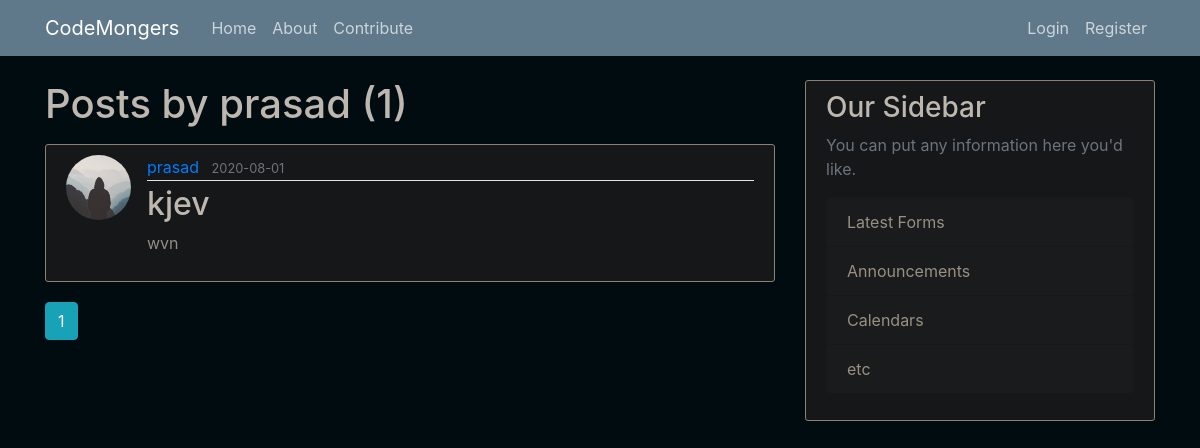
Page /user/prasad on the committed database.
### flaskblog/models.py (models this page shows, shortened)
class User(db.Model, UserMixin):
    id = db.Column(db.Integer, primary_key=True)
    username = db.Column(db.String(20), unique=True, nullable=False)
    email = db.Column(db.String(120), unique=True, nullable=False)
    image_file = db.Column(db.String(20), nullable=False, default='default.jpg')
    password = db.Column(db.String(60), nullable=False)
    posts = db.relationship('Post', backref='author', lazy=True)

class Post(db.Model):
    id = db.Column(db.Integer, primary_key=True)
    title = db.Column(db.String(100), nullable=False)
    date_posted = db.Column(db.DateTime, nullable=False, default=datetime.utcnow)
    content = db.Column(db.Text, nullable=False)
    firstq = db.Column(db.Text, nullable=False)
    secondq = db.Column(db.Text, nullable=False)
    thirdq = db.Column(db.Text, nullable=False)
    forthq = db.Column(db.Text, nullable=False)
    fifthq = db.Column(db.Text, nullable=False)
    user_id = db.Column(db.Integer, db.ForeignKey('user.id'), nullable=False)

### flaskblog/users/routes.py (the view)
@users.route("/user/<string:username>")
def user_posts(username):
    page = request.args.get('page', 1, type=int)
    user = User.query.filter_by(username=username).first_or_404()
    posts = Post.query.filter_by(author=user)\
        .order_by(Post.date_posted.desc())\
        .paginate(page=page, per_page=5)
    return render_template('user_posts.html', posts=posts, user=user)

### flaskblog/templates/user_posts.html
{% extends "layout.html" %}
{% block content %}
    <h1 class="mb-3">Posts by {{ user.username }} ({{ posts.total }})</h1>
    {% for post in posts.items %}
        <article class="media content-section">
          <img class="rounded-circle article-img" src="{{ url_for('static', filename='profile_pics/' + post.author.image_file) }}">
          <div class="media-body">
            <div class="article-metadata">
              <a class="mr-2" href="{{ url_for('users.user_posts', username=post.author.username) }}">{{ post.author.username }}</a>
              <small class="text-muted">{{ post.date_posted.strftime('%Y-%m-%d') }}</small>
            </div>
            <h2><a class="article-title" href="{{ url_for('posts.post', post_id=post.id) }}">{{ post.title }}</a></h2>
            <p class="article-content">{{ post.content }}</p>
          </div>
        </article>
    {% endfor %}
    {% for page_num in posts.iter_pages(left_edge=1, right_edge=1, left_current=1, right_current=2) %}
      {% if page_num %}
        {% if posts.page == page_num %}
          <a class="btn btn-info mb-4" href="{{ url_for('users.user_posts', username=user.username, page=page_num) }}">{{ page_num }}</a>
        {% else %}
          <a class="btn btn-outline-info mb-4" href="{{ url_for('users.user_posts', username=user.username, page=page_num) }}">{{ page_num }}</a>
        {% endif %}
      {% else %}
        ...
      {% endif %}
    {% endfor %}
{% endblock content %}

### flaskblog/static/main.css (style rules this page uses)
body { background: #010c11; color: #928f8a; margin-top: 5rem; }
h1, h2, h3, h4, h5, h6 { color: rgb(189, 183, 175); }
.content-section { background: #1b1d1e; padding: 10px 20px; border: 1px solid #000000; border-radius: 3px; margin-bottom: 20px; }
.content-section { background-image: initial; background-color: rgb(21, 23, 24); border-top-color: rgb(140, 130, 115); border-right-color: rgb(140, 130, 115); border-bottom-color: rgb(140, 130, 115); border-left-color: rgb(140, 130, 115); }
.article-title { color: #bdb7af; }
.article-content { white-space: pre-line; }
.article-img { height: 65px; width: 65px; margin-right: 16px; }
.article-metadata { padding-bottom: 1px; margin-bottom: 4px; border-bottom: 1px solid #e3e3e3; }

### rows in the picture
User: username "prasad"
Post: image_file (placeholder picture), author.username "prasad", date_posted "2020-08-01", title "kjev", content "wvn"

### other values in the picture
{{ posts.total }} "1"
{{ page_num }} "1"
